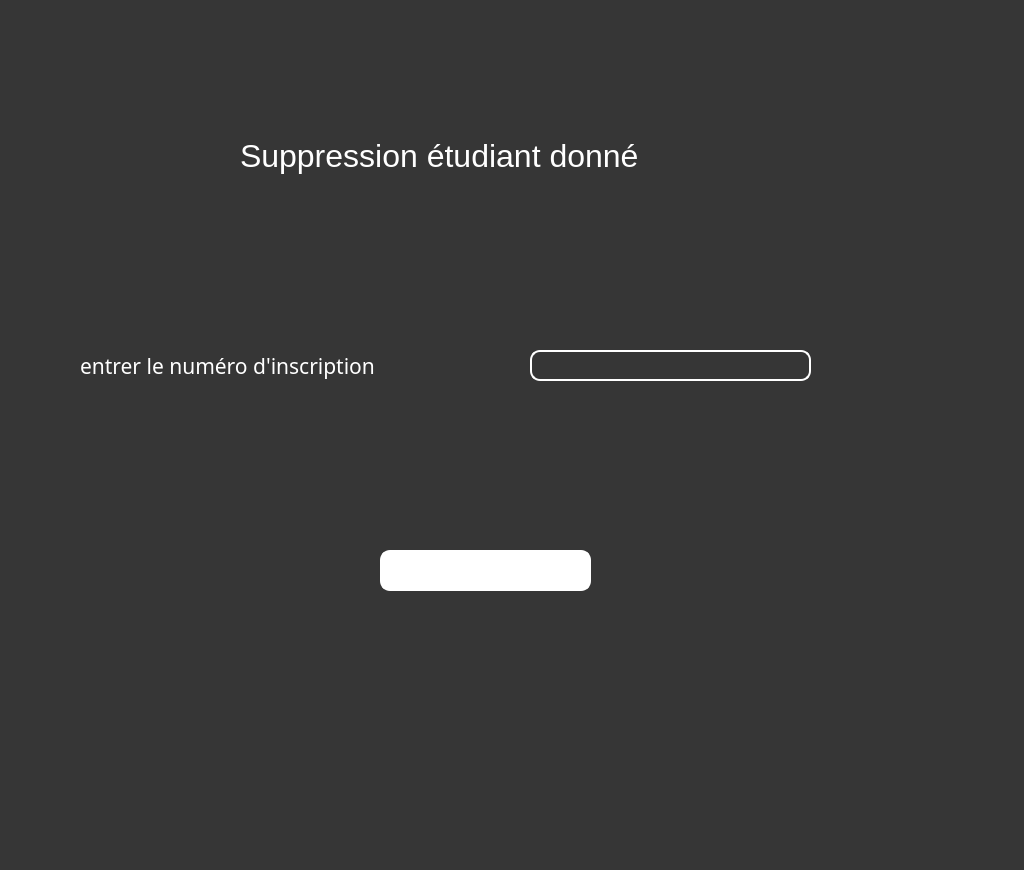
<?xml version="1.0" encoding="UTF-8"?>
<ui version="4.0">
 <class>suppressionetudiantdonne</class>
 <widget class="QWidget" name="suppressionetudiantdonne">
  <property name="geometry">
   <rect>
    <x>0</x>
    <y>0</y>
    <width>1024</width>
    <height>870</height>
   </rect>
  </property>
  <property name="maximumSize">
   <size>
    <width>1024</width>
    <height>870</height>
   </size>
  </property>
  <property name="windowTitle">
   <string>Form</string>
  </property>
  <property name="styleSheet">
   <string notr="true">background-color: qlineargradient(spread:repeat, x1:0, y1:0, x2:1, y2:0, stop:0 rgba(18, 178, 255, 254), stop:1 rgba(255, 255, 255, 255));
background-image: url(:/ressources/23.jpg);
background-color: rgb(54, 54, 54);
color: rgb(255, 255, 255);</string>
  </property>
  <widget class="QLabel" name="label">
   <property name="geometry">
    <rect>
     <x>80</x>
     <y>340</y>
     <width>371</width>
     <height>51</height>
    </rect>
   </property>
   <property name="font">
    <font>
     <family>Bahnschrift SemiLight</family>
     <pointsize>16</pointsize>
    </font>
   </property>
   <property name="styleSheet">
    <string notr="true">background:transparent;
color: rgb(255, 255, 255);

border-radius:10px</string>
   </property>
   <property name="text">
    <string>entrer le numéro d'inscription</string>
   </property>
  </widget>
  <widget class="QLineEdit" name="lineEdit">
   <property name="geometry">
    <rect>
     <x>530</x>
     <y>350</y>
     <width>281</width>
     <height>31</height>
    </rect>
   </property>
   <property name="font">
    <font>
     <pointsize>12</pointsize>
    </font>
   </property>
   <property name="styleSheet">
    <string notr="true">background:transparent;
color: rgb(255, 255, 255);
border:2px solid white;
border-radius:10px</string>
   </property>
  </widget>
  <widget class="QPushButton" name="pushButton">
   <property name="geometry">
    <rect>
     <x>380</x>
     <y>550</y>
     <width>211</width>
     <height>41</height>
    </rect>
   </property>
   <property name="font">
    <font>
     <family>Bahnschrift SemiLight</family>
     <pointsize>16</pointsize>
    </font>
   </property>
   <property name="styleSheet">
    <string notr="true">color: rgb(54, 54, 54);
background-color: rgb(255, 255, 255);
color: rgb(75, 75, 75);

color: rgb(255, 255, 255);
border:2px solid white;
border-radius:10px</string>
   </property>
   <property name="text">
    <string>supprimer</string>
   </property>
  </widget>
  <widget class="QLabel" name="label_2">
   <property name="geometry">
    <rect>
     <x>240</x>
     <y>120</y>
     <width>521</width>
     <height>71</height>
    </rect>
   </property>
   <property name="font">
    <font>
     <pointsize>24</pointsize>
    </font>
   </property>
   <property name="styleSheet">
    <string notr="true">background:transparent;
color: rgb(255, 255, 255);

border-radius:10px</string>
   </property>
   <property name="text">
    <string>Suppression étudiant donné</string>
   </property>
  </widget>
 </widget>
 <resources>
  <include location="ressources.qrc"/>
 </resources>
 <connections/>
</ui>
